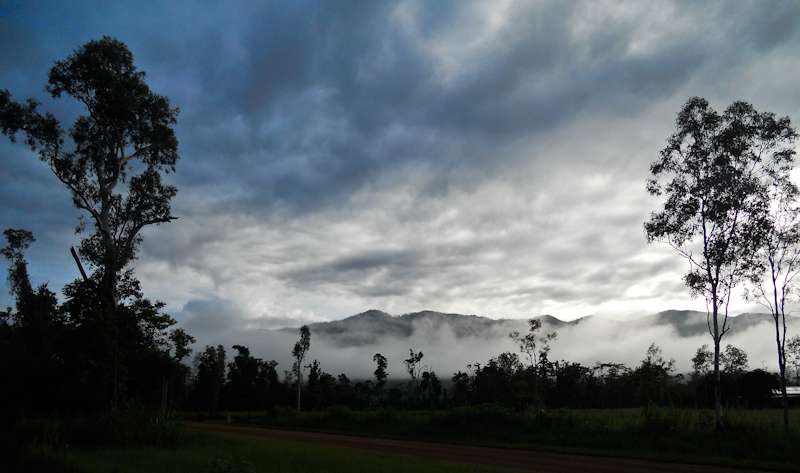
%> input picture custom_toolboxes/functions/input.png, 800 x 473 px
$ octave --eval "result = SpatialCues(imread('../functions/input.png'));"   (GNU Octave 9; MATLAB toolbox functions it lacks are replaced by stand-ins)
%> lines starting %> are read from the running program, lines starting %| are printed output that depends on the picture
function [hC vC] = SpatialCues(im)
	g = fspecial('gauss', [13 13], sqrt(13));
	dy = fspecial('sobel');
	vf = conv2(g, dy, 'valid');
	sz = size(im);
%> sz = [473 800 3]

	vC = zeros(sz(1:2));
	hC = vC;

	for b=1:size(im,3)
	    vC = max(vC, abs(imfilter(im(:,:,b), vf, 'symmetric')));
	    hC = max(hC, abs(imfilter(im(:,:,b), vf', 'symmetric')));
	end
%> this loop made 3 passes
%> pass 1, in SpatialCues, `vC = max(vC, abs(imfilter(im(:,:,b), vf, 'symmetric')));`:
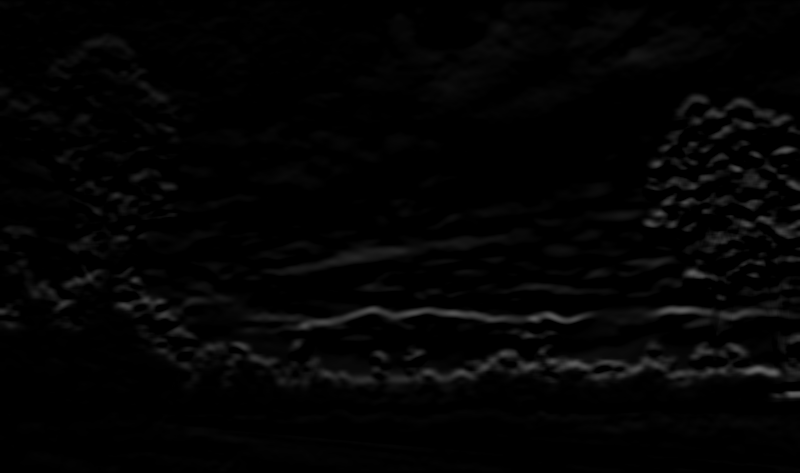
%> vC: size 473x800 uint8; min 0, max 102, mean 3.8
%> pass 1, in SpatialCues, `hC = max(hC, abs(imfilter(im(:,:,b), vf', 'symmetric')));`:
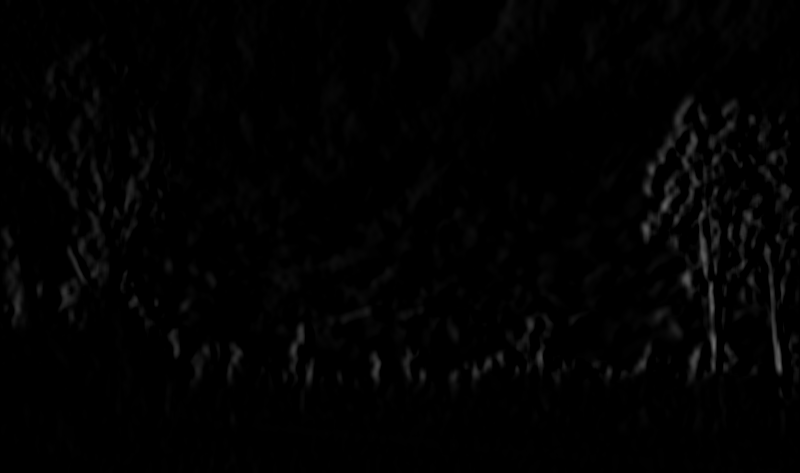
%> hC: size 473x800 uint8; min 0, max 102, mean 2.3
end
